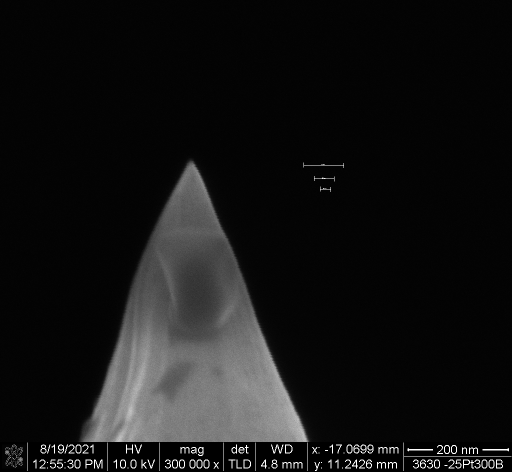
#> input picture ProbeBot/probebot/images/3630_006.tif, 1024 x 943 px, found by its file name (shown at 1/2 size)
$ python experiment.py
#> lines starting #> are read from the running program, lines starting #| are printed output that depends on the picture; after the words box and inside, x2 and y2 are one past the last pixel; in counts of white or black regions, pixels touching at a corner belong together; long printed decimals are rounded
import os
import cv2
import numpy as np

# Load the TIFF image
image = cv2.imread("probebot/images/3630_006.tif", cv2.IMREAD_GRAYSCALE)
#> image is the input picture: shape (943, 1024); min 0, max 255, mean 20.5

# Define the region of interest (ROI) to exclude the bottom info bar
roi = image[:-50, :]
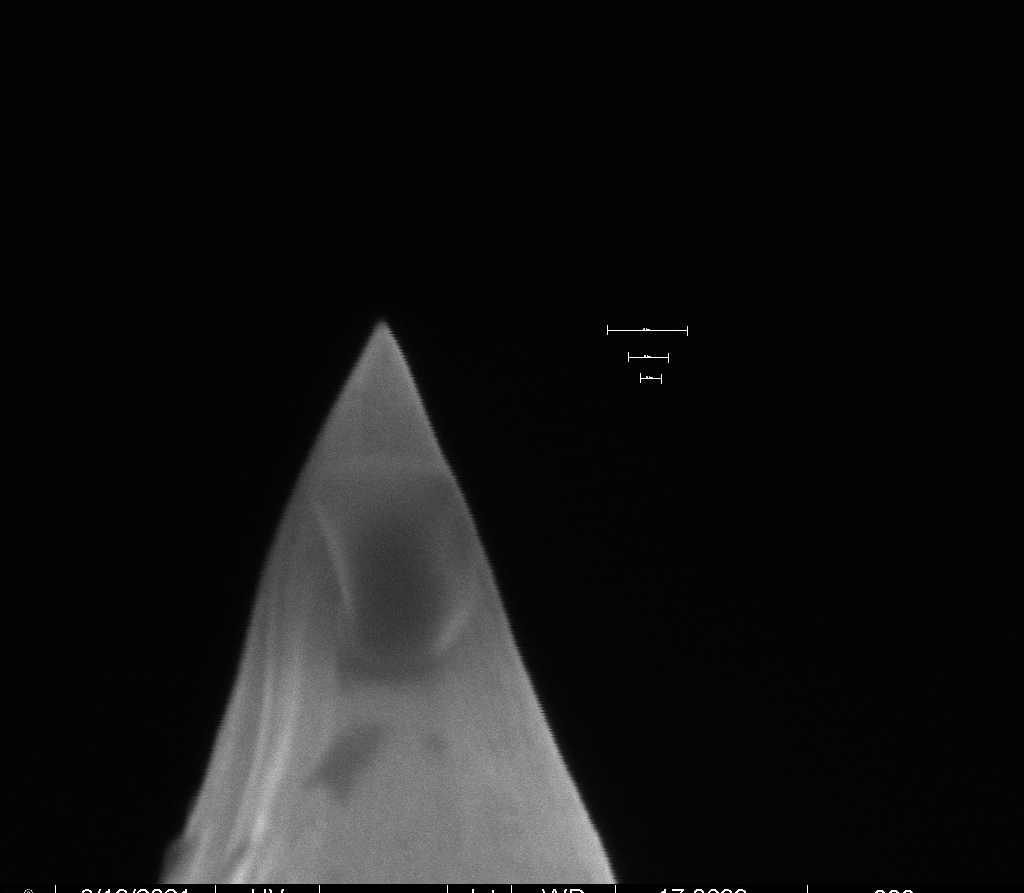
#> roi: shape (893, 1024); min 0, max 255, mean 19.6

# Extracted scale information (200 nm spans from x-coordinates 608 to 688)
scale_width_pixels = 688 - 608 + 1  # Width of the scale in pixels
scale_width_nm = 200  # Width of the scale in nanometers

# Calculate nanometers per pixel
nm_per_pixel = scale_width_nm / scale_width_pixels

# Preprocessing
# Apply Gaussian blur for noise reduction
image_blurred = cv2.GaussianBlur(roi, (5, 5), 0)

# Edge Detection
edges = cv2.Canny(image_blurred, 30, 150)
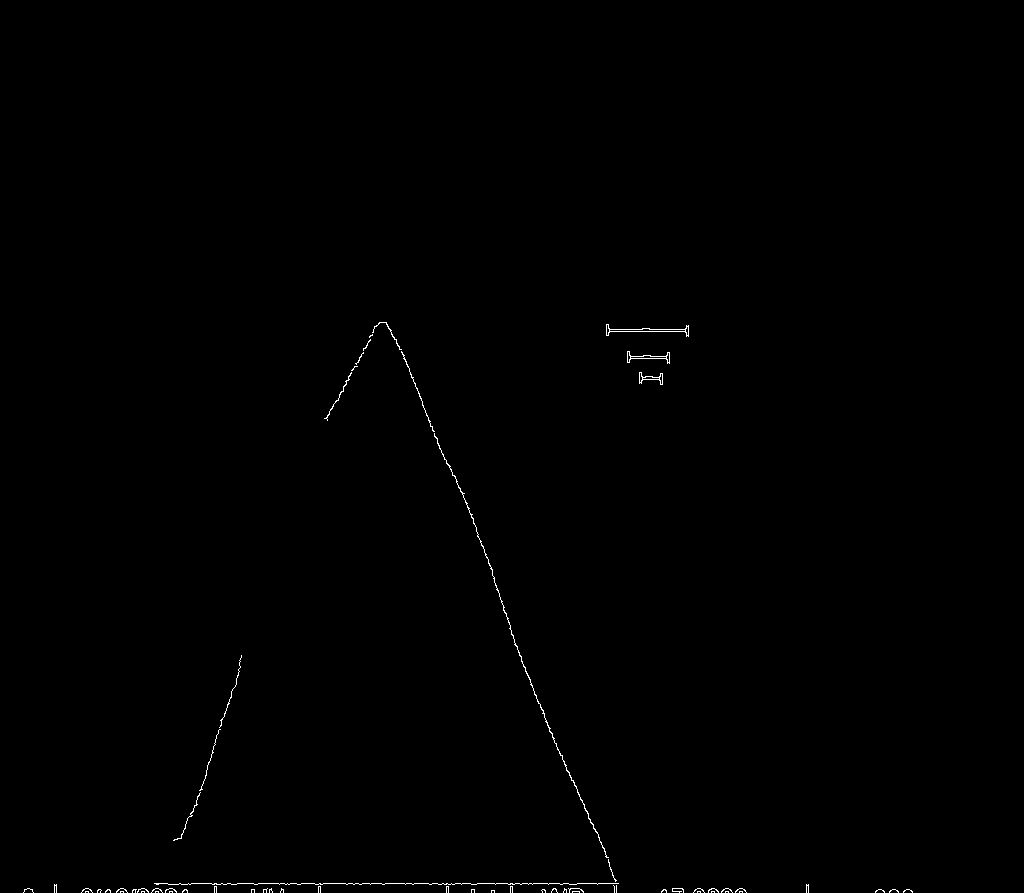
#> edges: shape (893, 1024); 0.28% white in thin lines or dots, all inside (x1, y1, x2, y2) = (23, 322, 913, 893)

# Find contours
contours, _ = cv2.findContours(edges, cv2.RETR_EXTERNAL, cv2.CHAIN_APPROX_SIMPLE)
#> contours = 63 contours, 57 with area under 20; largest, box (x1, y1, x2, y2) and area: (606, 324, 689, 337) 214, (627, 351, 670, 364) 135, (434, 433, 609, 858) 127, (639, 372, 663, 385) 97, (401, 351, 435, 432) 22, (324, 372, 352, 421) 20

# Find the contour with the largest area (probe tip)
largest_contour = max(contours, key=cv2.contourArea)
#> largest_contour = contour of 22 points, box (x1, y1, x2, y2) (606, 324, 689, 337), area 214

# Approximate the contour with a polygon using the Douglas-Peucker algorithm
epsilon = 0.01 * cv2.arcLength(largest_contour, True)  # Adjust epsilon as needed
#> epsilon = 2.02
approx = cv2.approxPolyDP(largest_contour, epsilon, True)
#> approx = [[606, 324], [606, 335], [610, 331], [684, 331], [688, 336], [688, 325], [684, 329], [610, 329]]

# Sort the vertices based on their y-coordinates
sorted_vertices = sorted(approx[:, 0], key=lambda x: x[1])
#> sorted_vertices = [[606, 324], [688, 325], [684, 329], [610, 329], [610, 331], [684, 331], [606, 335], [688, 336]]
pt1 = sorted_vertices[0]
#> pt1 = [606, 324]

for vertex in sorted_vertices:
    print(vertex[0] - pt1[0])
    if vertex[0] - pt1[0] > 5:
        pt2 = vertex
        break
#> this loop made 2 passes
#| 0
#| 82

print(sorted_vertices)
#> (printed output is left out)

# Draw the lines connecting the selected vertices on the image
line_image = cv2.cvtColor(
    roi, cv2.COLOR_GRAY2BGR
)  # Convert to color image for visualization
cv2.line(
    line_image, tuple(pt1), tuple(pt2), (0, 255, 0), thickness=2
)  # Draw the line in green with thickness 2
#> line_image: shape (893, 1024, 3); mean B, G, R 19.6, 19.6, 19.6
# cv2.line(line_image, tuple(pt1), tuple(pt3), (255, 0, 0), thickness=2)
# cv2.line(line_image, tuple(pt1), tuple(pt4), (0,0,255), thickness=2)

# Display the image with the drawn lines
cv2.imshow("Image with Lines (Probe Tip)", line_image)
cv2.waitKey(0)
cv2.destroyAllWindows()

# Calculate the distance between the two points (diameter of the tip)
diameter = np.linalg.norm(pt1 - pt2)
#> diameter = 82.01

# Convert the diameter to nanometers using the scale
diameter_nm = diameter * nm_per_pixel
#> diameter_nm = 202.5
print("Probe Tip Diameter (in nanometers):", diameter_nm)
#| Probe Tip Diameter (in nanometers): 202.484
